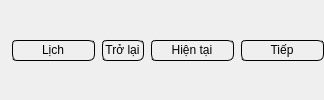
                      <widget class="QWidget" name="widget" native="true">
                       <property name="sizePolicy">
                        <sizepolicy hsizetype="Fixed" vsizetype="Fixed">
                         <horstretch>0</horstretch>
                         <verstretch>0</verstretch>
                        </sizepolicy>
                       </property>
                       <property name="styleSheet">
                        <string notr="true">
QPushButton:hover
{
	background-color: rgb(255, 170, 0);
	border:2px groove rgb(68, 68, 68);
}
QPushButton:pressed
{
	background-color: rgb(255, 170, 0);
	border:4px groove rgb(162, 108, 0);
	outline : 0;
}
QPushButton:focus
{
	background-color: rgb(255, 170, 0);
	border:4px groove rgb(162, 108, 0);
	outline : 0;
}</string>
                       </property>
                       <layout class="QHBoxLayout" name="horizontalLayout_2">
                        <property name="rightMargin">
                         <number>0</number>
                        </property>
                        <item>
                         <widget class="QPushButton" name="pushButton_4">
                          <property name="sizePolicy">
                           <sizepolicy hsizetype="Fixed" vsizetype="Fixed">
                            <horstretch>0</horstretch>
                            <verstretch>0</verstretch>
                           </sizepolicy>
                          </property>
                          <property name="minimumSize">
                           <size>
                            <width>84</width>
                            <height>0</height>
                           </size>
                          </property>
                          <property name="focusPolicy">
                           <enum>Qt::NoFocus</enum>
                          </property>
                          <property name="autoFillBackground">
                           <bool>false</bool>
                          </property>
                          <property name="styleSheet">
                           <string notr="true">border-style : groove;
border-width : 2px;
border-radius : 6px;
padding : 2px;</string>
                          </property>
                          <property name="text">
                           <string>Lịch</string>
                          </property>
                          <property name="icon">
                           <iconset resource="image.qrc">
                            <normaloff>:/icon-file/calendar_icon_animated.gif</normaloff>:/icon-file/calendar_icon_animated.gif</iconset>
                          </property>
                          <property name="autoDefault">
                           <bool>true</bool>
                          </property>
                         </widget>
                        </item>
                        <item>
                         <widget class="QPushButton" name="pushButton">
                          <property name="sizePolicy">
                           <sizepolicy hsizetype="Fixed" vsizetype="Fixed">
                            <horstretch>0</horstretch>
                            <verstretch>0</verstretch>
                           </sizepolicy>
                          </property>
                          <property name="focusPolicy">
                           <enum>Qt::NoFocus</enum>
                          </property>
                          <property name="autoFillBackground">
                           <bool>false</bool>
                          </property>
                          <property name="styleSheet">
                           <string notr="true">border-style : groove;
border-width : 2px;
border-radius : 6px;
padding : 2px;</string>
                          </property>
                          <property name="text">
                           <string>Trở lại</string>
                          </property>
                          <property name="icon">
                           <iconset resource="image.qrc">
                            <normaloff>:/icon-file/previous-standard.png</normaloff>:/icon-file/previous-standard.png</iconset>
                          </property>
                          <property name="checkable">
                           <bool>true</bool>
                          </property>
                          <property name="checked">
                           <bool>true</bool>
                          </property>
                          <property name="autoDefault">
                           <bool>true</bool>
                          </property>
                         </widget>
                        </item>
                        <item>
                         <widget class="QPushButton" name="pushButton_3">
                          <property name="sizePolicy">
                           <sizepolicy hsizetype="Fixed" vsizetype="Fixed">
                            <horstretch>0</horstretch>
                            <verstretch>0</verstretch>
                           </sizepolicy>
                          </property>
                          <property name="minimumSize">
                           <size>
                            <width>84</width>
                            <height>0</height>
                           </size>
                          </property>
                          <property name="focusPolicy">
                           <enum>Qt::NoFocus</enum>
                          </property>
                          <property name="autoFillBackground">
                           <bool>false</bool>
                          </property>
                          <property name="styleSheet">
                           <string notr="true">border-style : groove;
border-width : 2px;
border-radius : 6px;
padding : 2px</string>
                          </property>
                          <property name="text">
                           <string>Hiện tại</string>
                          </property>
                          <property name="checkable">
                           <bool>true</bool>
                          </property>
                          <property name="checked">
                           <bool>true</bool>
                          </property>
                          <property name="autoDefault">
                           <bool>true</bool>
                          </property>
                         </widget>
                        </item>
                        <item>
                         <widget class="QPushButton" name="pushButton_2">
                          <property name="sizePolicy">
                           <sizepolicy hsizetype="Fixed" vsizetype="Fixed">
                            <horstretch>0</horstretch>
                            <verstretch>0</verstretch>
                           </sizepolicy>
                          </property>
                          <property name="minimumSize">
                           <size>
                            <width>84</width>
                            <height>0</height>
                           </size>
                          </property>
                          <property name="focusPolicy">
                           <enum>Qt::NoFocus</enum>
                          </property>
                          <property name="layoutDirection">
                           <enum>Qt::RightToLeft</enum>
                          </property>
                          <property name="autoFillBackground">
                           <bool>false</bool>
                          </property>
                          <property name="styleSheet">
                           <string notr="true">border-style : groove;
border-width : 2px;
border-radius : 6px;
padding : 2px;

</string>
                          </property>
                          <property name="text">
                           <string>Tiếp</string>
                          </property>
                          <property name="icon">
                           <iconset resource="image.qrc">
                            <normaloff>:/icon-file/next_standard.png</normaloff>:/icon-file/next_standard.png</iconset>
                          </property>
                          <property name="checkable">
                           <bool>true</bool>
                          </property>
                          <property name="checked">
                           <bool>true</bool>
                          </property>
                          <property name="autoDefault">
                           <bool>true</bool>
                          </property>
                         </widget>
                        </item>
                       </layout>
                      </widget>
